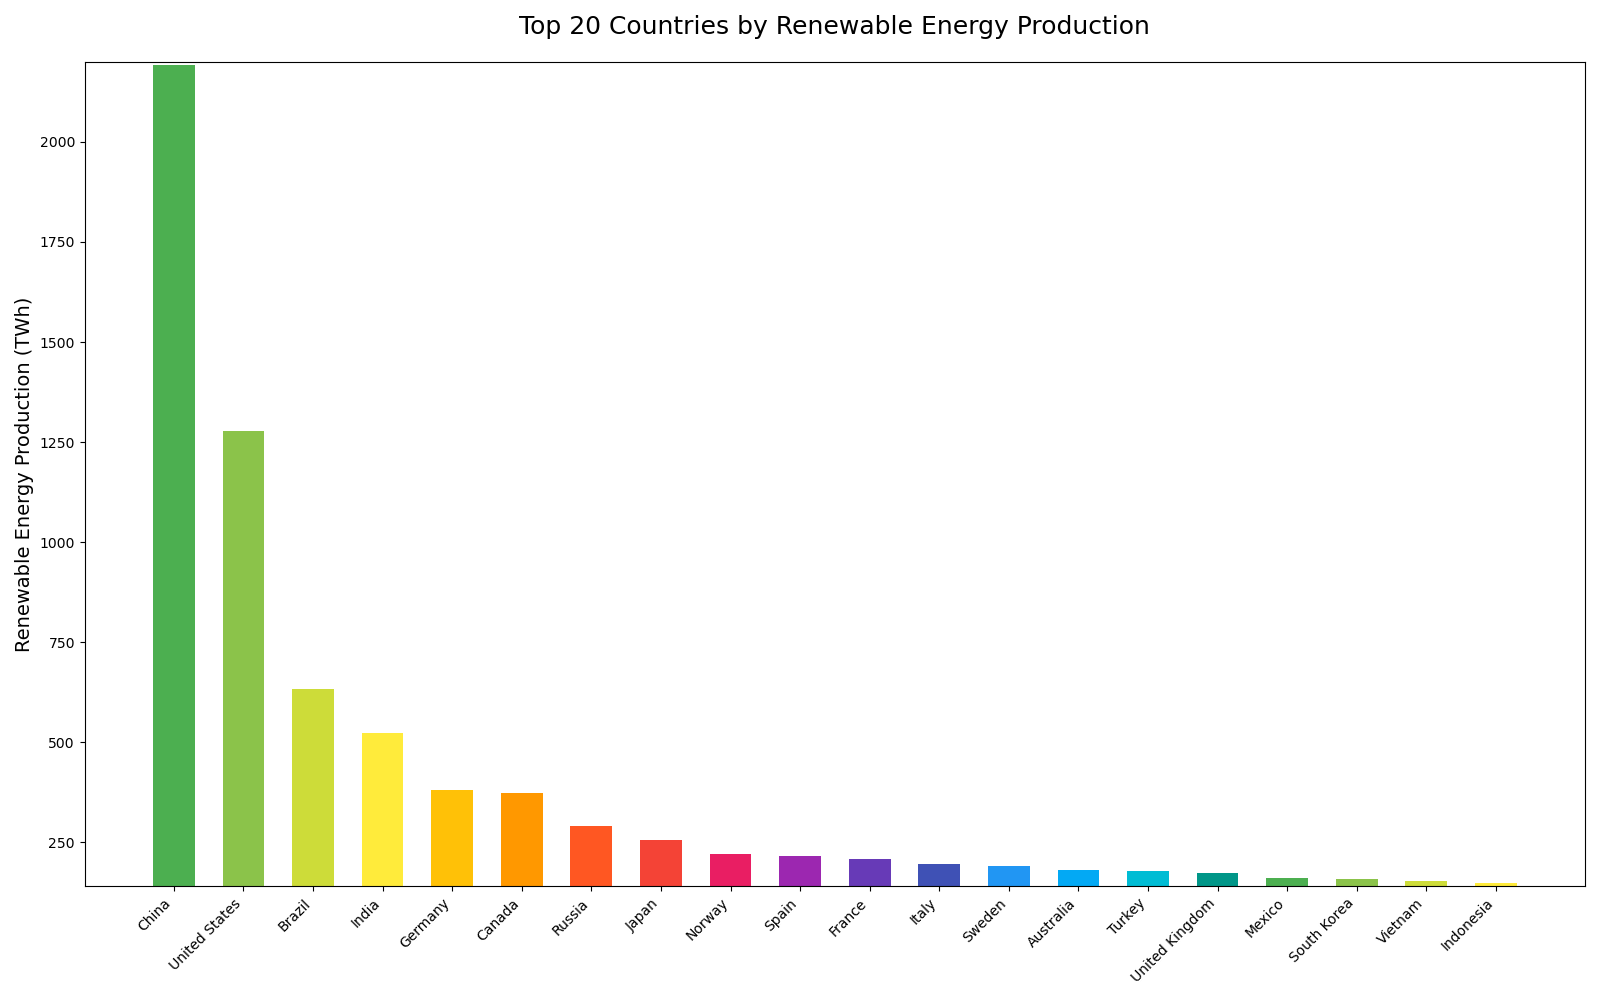

Write Python code to recreate this figure.

import matplotlib.pyplot as plt

countries = [
    "China", "United States", "Brazil", "India", "Germany", "Canada",
    "Russia", "Japan", "Norway", "Spain", "France", "Italy", "Sweden",
    "Australia", "Turkey", "United Kingdom", "Mexico", "South Korea",
    "Vietnam", "Indonesia"
]
renewable_energy_production = [
    2193, 1278, 634, 524, 380, 374, 292, 256, 220, 216, 208, 196, 192,
    181, 178, 174, 162, 158, 154, 148
]

plt.figure(figsize=(16, 10))
plt.bar(countries, renewable_energy_production, color=[
    '#4CAF50', '#8BC34A', '#CDDC39', '#FFEB3B', '#FFC107', '#FF9800',
    '#FF5722', '#F44336', '#E91E63', '#9C27B0', '#673AB7', '#3F51B5',
    '#2196F3', '#03A9F4', '#00BCD4', '#009688', '#4CAF50', '#8BC34A',
    '#CDDC39', '#FFEB3B'], width=0.6)

plt.ylabel('Renewable Energy Production (TWh)', fontsize=14)
plt.title('Top 20 Countries by Renewable Energy Production', fontsize=18, pad=20)
plt.ylim(140, 2200)
plt.xticks(rotation=45, ha='right')
plt.tight_layout()
plt.show()
